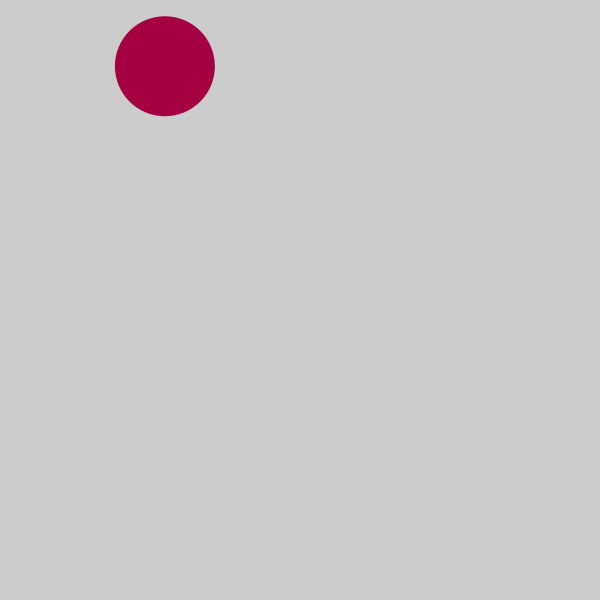
Frame 1 (no input)
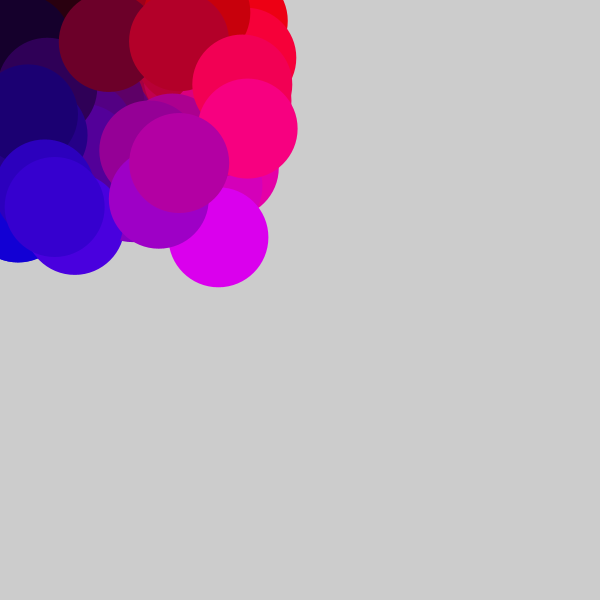
Frame 60 (the mouse pressed at the canvas centre just before this capture)
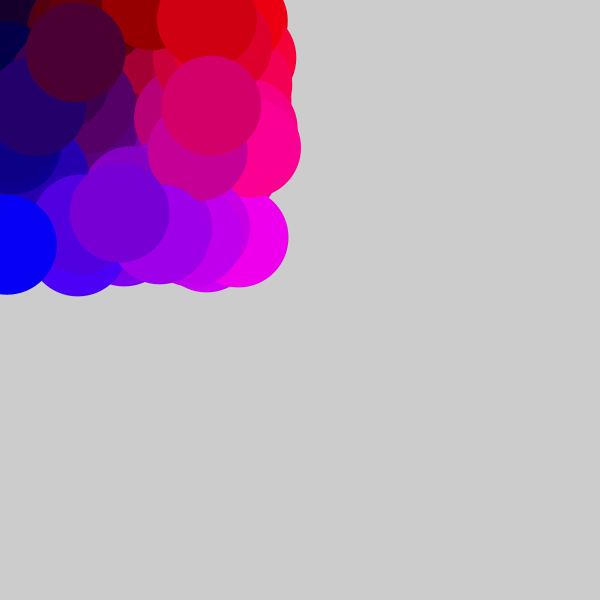
Frame 120 (the mouse held since frame 60 and released just before this capture)

The Processing sketch that drew these frames (run headless with seeded random() and noise(); from frame 60 on, the mouse is pressed at the canvas centre):

// Processing sketch: map_function_
// ── map_function_.pde


void setup(){

 size(600,600);
 noStroke();

}

void draw(){
  float x= random(width);
  float y = random(height);
  
  //convert mouseX range (0-600) to 0-255
  float r = map(x,0,600,0,255);
  float m = map(y,0,600,0,255);
  
  fill(r,0,m);
  ellipse(r,m,100,100);
  fill(map(x,0,600,0,255));
}
